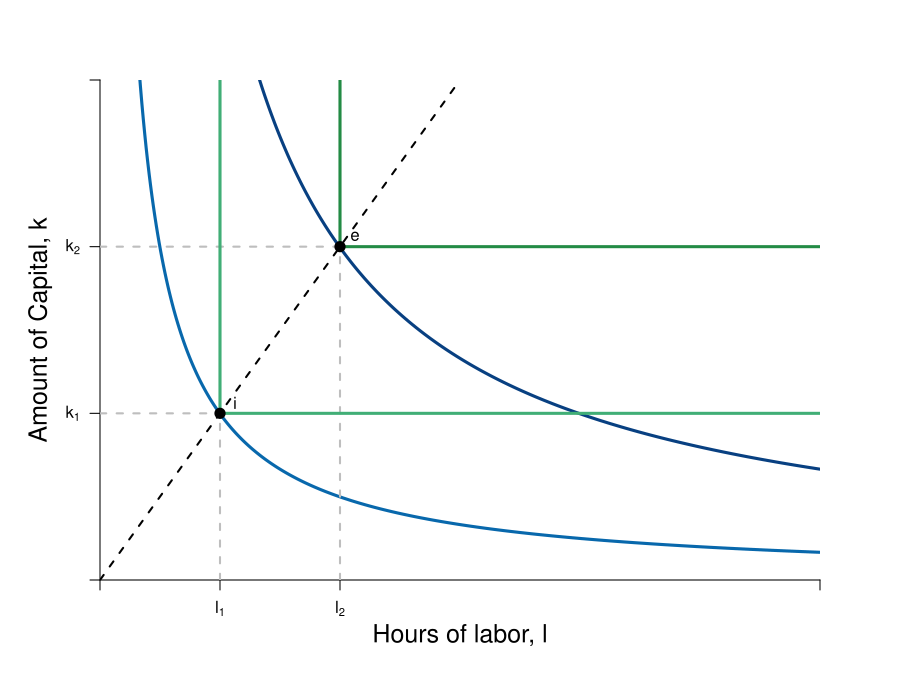

The script that saved this image:
#Graph Designer: Simon Halliday / Scott Cohn
#Authors: Bowles and Halliday
#Title: Coordination, Conflict and Competition: A Text in Microeconomics

library(shape)
pdf(file = "firmmarketsupply/tech_intensity_CD_L_b.pdf", width = 9, height = 7)

#Set parameters for graphics
axislabelsize <- 1.5
labelsize <- 1.2
graphlinewidth <- 3
segmentlinewidth <- 2

COL <- c("#7fc97f", "#beaed4", "#fdc086", "#ffff99", "#386cb0", "#f0027f", "#bf5b17", "#666666")
COLA <- c("#e0f3db", "#99d8c9","#66c2a4","#41ae76", "#238b45", "#005824")
COLB <- c("#c6dbef", "#4eb3d3", "#2b8cbe", "#0868ac","#084081")

par(mar =  c(6, 5, 4, 4))

isoquant <- function(l, alpha = 0.5, x = 5, A = 1) {
  (x / (A*l^alpha))^(1/(1 - alpha))
}

xlims <- c(0, 12)
ylims <- c(0, 12)

npts <- 501 


plot(0, 0, xlim = xlims, ylim = ylims, type = "n",
     xlab = expression(paste("")),
     ylab = expression(paste("")), 
     xaxt = "n", 
     yaxt = "n", 
     cex.lab = axislabelsize, 
     bty = "n",
     xaxs="i", 
     yaxs="i")

ticksy <- c(0, 4, 8, ylims[2])
ylabels <- c(NA, expression(paste(k[1])), expression(paste(k[2])), NA)
ticksx <- c(0, 2, 4, xlims[2])
xlabels <- c(NA, expression(paste(l[1])), expression(paste(l[2])), NA)

axis(1, at = ticksx, pos = 0, labels = xlabels)
axis(2, at = ticksy, pos = 0, labels = ylabels, las = 1)

npts <- 500 
xx1 <- seq(xlims[1], xlims[2], length.out = npts)

# Isoquant
lines(xx1, isoquant(xx1, x = 5, alpha = 0.5, A = 1.77), col = COLB[4], lwd = graphlinewidth)
lines(xx1, isoquant(xx1, x = 5, alpha = 0.5, A = 0.885), col = COLB[5], lwd = graphlinewidth)

# dash diagonal
segments(0, 0, 6, ylims[2], lty = 2, col = "black", lwd = segmentlinewidth)

# Grey segments
segments(0, 4, 2, 4, lty = 2, col = "grey", lwd = segmentlinewidth)
segments(2, 0, 2, 4, lty = 2, col = "grey", lwd = segmentlinewidth)

segments(0, 8, 4, 8, lty = 2, col = "grey", lwd = segmentlinewidth)
segments(4, 0, 4, 8, lty = 2, col = "grey", lwd = segmentlinewidth)


# Leontief
segments(2, 4, xlims[2], 4, lty = 1, col = COLA[4], lwd = graphlinewidth)
segments(2, 4, 2, ylims[2], lty = 1, col = COLA[4],  lwd = graphlinewidth)

segments(4, 8, xlims[2], 8, lty = 1, col = COLA[5], lwd = graphlinewidth)
segments(4, 8, 4, ylims[2], lty = 1, col = COLA[5],  lwd = graphlinewidth)


# Axis 
mtext(expression(paste("Hours of labor, ", l)), side=1, line = 2.5, cex = axislabelsize)
text(-1, 0.5*ylims[2], expression(paste("Amount of Capital, ", k)), xpd = TRUE, cex = axislabelsize, srt = 90) 

# Points
points(2, 4, pch = 16, col = "black", cex = 1.5)
text(2.25, 4.25, expression(i))

points(4, 8, pch = 16, col = "black", cex = 1.5)
text(4.25, 8.25, expression(e))

dev.off()
